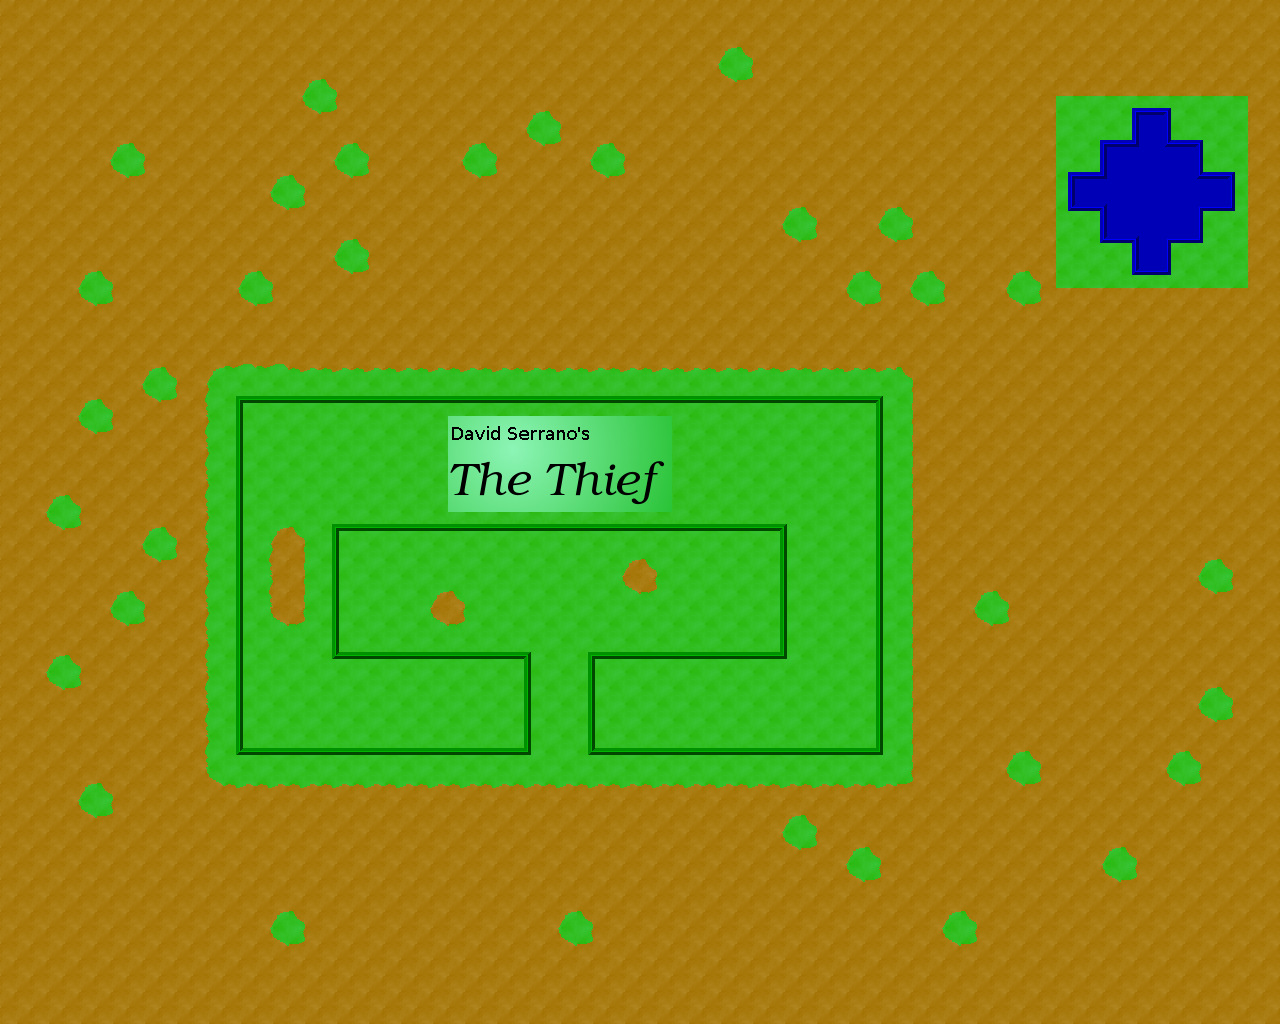

This is a level from a 2D game, rendered from its Tiled map with the project's own tilesets. A one-line summary and the map file follow, with tile-layer data summarised:
An orthogonal 40x32 tile map with 32x32 px tiles, 1 tile layer (background), 1 hidden layer not drawn, 3 tilesets and 8 objects (6x guard, treasure, player).

<map version="1.0" orientation="orthogonal" width="40" height="32" tilewidth="32" tileheight="32">
 <properties>
  <property name="nextmap" value="the_end.json" />
 </properties>
 <tileset firstgid="1" name="outside" tilewidth="32" tileheight="32">
  <image source="gfx/outside.png" width="640" height="400" />
  <tile id="21">
   <properties>
    <property name="walkable" value="true" />
   </properties>
  </tile>
  <tile id="25">
   <properties>
    <property name="walkable" value="true" />
   </properties>
  </tile>
  <tile id="29">
   <properties>
    <property name="walkable" value="true" />
   </properties>
  </tile>
  <tile id="64">
   <properties>
    <property name="aiorder" value="stop" />
   </properties>
  </tile>
  <tile id="65">
   <properties>
    <property name="aiorder" value="follow" />
    <property name="target" value="player" />
   </properties>
  </tile>
  <tile id="66">
   <properties>
    <property name="aiorder" value="rand" />
   </properties>
  </tile>
  <tile id="67">
   <properties>
    <property name="walkable" value="true" />
   </properties>
  </tile>
  <tile id="68">
   <properties>
    <property name="walkable" value="true" />
   </properties>
  </tile>
  <tile id="69">
   <properties>
    <property name="walkable" value="true" />
   </properties>
  </tile>
  <tile id="70">
   <properties>
    <property name="walkable" value="true" />
   </properties>
  </tile>
  <tile id="71">
   <properties>
    <property name="walkable" value="true" />
   </properties>
  </tile>
  <tile id="72">
   <properties>
    <property name="walkable" value="true" />
   </properties>
  </tile>
  <tile id="84">
   <properties>
    <property name="aiorder" value="pause" />
   </properties>
  </tile>
  <tile id="85">
   <properties>
    <property name="aiorder" value="up" />
   </properties>
  </tile>
  <tile id="87">
   <properties>
    <property name="walkable" value="true" />
   </properties>
  </tile>
  <tile id="88">
   <properties>
    <property name="walkable" value="true" />
   </properties>
  </tile>
  <tile id="89">
   <properties>
    <property name="walkable" value="true" />
   </properties>
  </tile>
  <tile id="90">
   <properties>
    <property name="walkable" value="true" />
   </properties>
  </tile>
  <tile id="91">
   <properties>
    <property name="walkable" value="true" />
   </properties>
  </tile>
  <tile id="92">
   <properties>
    <property name="walkable" value="true" />
   </properties>
  </tile>
  <tile id="104">
   <properties>
    <property name="aiorder" value="left" />
   </properties>
  </tile>
  <tile id="105">
   <properties>
    <property name="aiorder" value="down" />
   </properties>
  </tile>
  <tile id="106">
   <properties>
    <property name="aiorder" value="right" />
   </properties>
  </tile>
  <tile id="107">
   <properties>
    <property name="walkable" value="true" />
   </properties>
  </tile>
  <tile id="108">
   <properties>
    <property name="walkable" value="true" />
   </properties>
  </tile>
  <tile id="109">
   <properties>
    <property name="walkable" value="true" />
   </properties>
  </tile>
  <tile id="110">
   <properties>
    <property name="walkable" value="true" />
   </properties>
  </tile>
  <tile id="111">
   <properties>
    <property name="walkable" value="true" />
   </properties>
  </tile>
  <tile id="112">
   <properties>
    <property name="walkable" value="true" />
   </properties>
  </tile>
  <tile id="120">
   <properties>
    <property name="isexit" value="true" />
    <property name="walkable" value="true" />
   </properties>
  </tile>
  <tile id="121">
   <properties>
    <property name="isexit" value="true" />
    <property name="walkable" value="true" />
   </properties>
  </tile>
  <tile id="140">
   <properties>
    <property name="isexit" value="true" />
    <property name="walkable" value="true" />
   </properties>
  </tile>
  <tile id="141">
   <properties>
    <property name="isexit" value="true" />
    <property name="walkable" value="true" />
   </properties>
  </tile>
 </tileset>
 <tileset firstgid="241" name="thief" tilewidth="32" tileheight="32">
  <image source="gfx/thief.png" width="640" height="400" />
 </tileset>
 <tileset firstgid="541" name="title" tilewidth="32" tileheight="32">
  <image source="gfx/title.png" width="640" height="400" />
 </tileset>
 <layer name="background" width="40" height="32">
  <data>[1280 cells, 1280 non-empty, 55 distinct tile ids]</data>
 </layer>
 <layer name="ai" width="40" height="32" visible="0" opacity="0.89">
  <data>[1280 cells, 88 non-empty, 4 distinct tile ids]</data>
 </layer>
 <objectgroup name="entities" width="40" height="32">
  <object name="Treasure" type="treasure" gid="81" x="1115" y="241" width="32" height="32">
   <properties>
    <property name="open" value="false" />
    <property name="opengid" value="0" />
   </properties>
  </object>
  <object name="The Thief" type="player" gid="241" x="552" y="585" width="32" height="32">
   <properties>
    <property name="speed" value="10" />
   </properties>
  </object>
  <object name="Chinese" type="guard" gid="281" x="809" y="596" width="32" height="32">
   <properties>
    <property name="aifollowdist" value="0" />
    <property name="speed" value="5" />
   </properties>
  </object>
  <object name="Black Dude" type="guard" gid="261" x="730" y="479" width="32" height="32">
   <properties>
    <property name="aifollowdist" value="0" />
    <property name="speed" value="5" />
   </properties>
  </object>
  <object name="Chinese" type="guard" gid="281" x="469" y="734" width="32" height="32">
   <properties>
    <property name="aifollowdist" value="0" />
    <property name="speed" value="5" />
   </properties>
  </object>
  <object name="Black Dude" type="guard" gid="261" x="288" y="706" width="32" height="32">
   <properties>
    <property name="aifollowdist" value="0" />
    <property name="speed" value="5" />
   </properties>
  </object>
  <object name="Chinese" type="guard" gid="281" x="266" y="488" width="32" height="32">
   <properties>
    <property name="aifollowdist" value="0" />
    <property name="speed" value="5" />
   </properties>
  </object>
  <object name="Black Dude" type="guard" gid="261" x="659" y="710" width="32" height="32">
   <properties>
    <property name="aifollowdist" value="0" />
    <property name="speed" value="5" />
   </properties>
  </object>
 </objectgroup>
</map>
